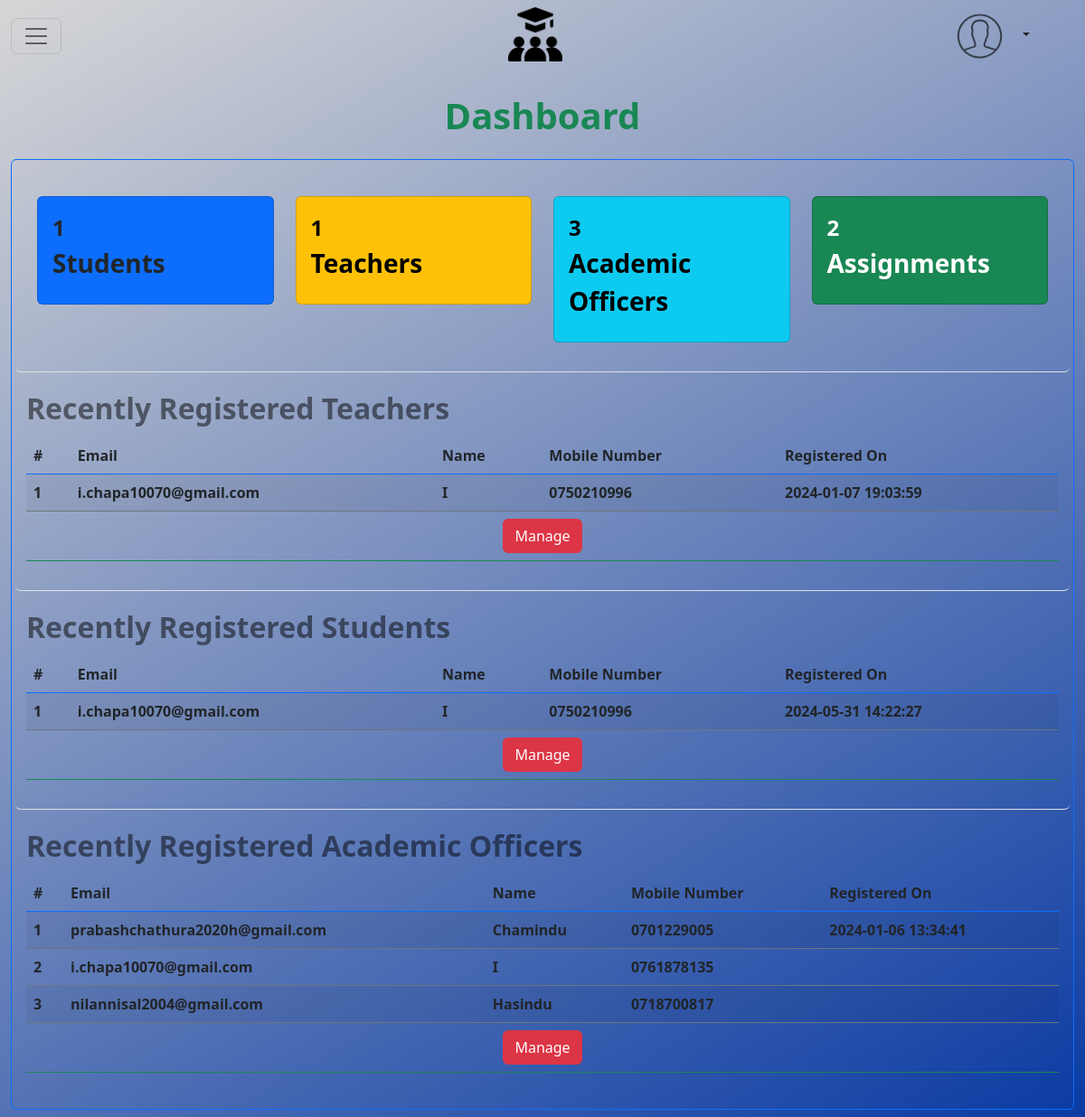
/adminPanel.php (signed in), run on the app's committed database.
### tables this page shows
CREATE TABLE `teacher` (
  `email` varchar(100) NOT NULL,
  `fname` varchar(45) NOT NULL,
  `lname` varchar(45) DEFAULT NULL,
  `mobile` varchar(15) NOT NULL,
  `verification_code` varchar(45) NOT NULL,
  `password` varchar(45) NOT NULL,
  `registered_by` varchar(100) NOT NULL,
  `last_login` datetime DEFAULT NULL,
  `birthday` date DEFAULT NULL,
  `nic` varchar(15) DEFAULT NULL,
  `gender_id` int(11) NOT NULL,
  `mname` varchar(45) DEFAULT NULL,
  `status_id` int(11) NOT NULL,
  `surname` varchar(100) DEFAULT NULL,
  `grade_has_subject_id` int(11) DEFAULT NULL,
  `registered_datetime` datetime DEFAULT NULL
);

CREATE TABLE `student` (
  `email` varchar(100) NOT NULL,
  `fname` varchar(45) NOT NULL,
  `lname` varchar(45) DEFAULT NULL,
  `surname` varchar(100) DEFAULT NULL,
  `index_no` varchar(8) NOT NULL,
  `mobile` varchar(15) NOT NULL,
  `verification_code` varchar(20) NOT NULL,
  `password` varchar(25) NOT NULL,
  `academic_officer_email` varchar(100) DEFAULT NULL,
  `registered_datetime` datetime DEFAULT NULL,
  `last_login` datetime DEFAULT NULL,
  `birthday` date DEFAULT NULL,
  `gender_id` int(11) NOT NULL,
  `mname` varchar(45) DEFAULT NULL,
  `status_id` int(11) NOT NULL,
  `guardian_id` int(11) DEFAULT NULL,
  `grade_id` int(11) NOT NULL,
  `admin_email` varchar(100) DEFAULT NULL,
  `payment_status_id` int(11) DEFAULT NULL
);

CREATE TABLE `academic_officer` (
  `email` varchar(100) NOT NULL,
  `fname` varchar(45) NOT NULL,
  `lname` varchar(45) DEFAULT NULL,
  `mobile` varchar(15) NOT NULL,
  `verification_code` varchar(20) NOT NULL,
  `password` varchar(30) NOT NULL,
  `registered_by` varchar(100) NOT NULL,
  `last_login` datetime DEFAULT NULL,
  `birthday` date DEFAULT NULL,
  `nic` varchar(15) DEFAULT NULL,
  `gender_id` int(11) NOT NULL,
  `mname` varchar(45) DEFAULT NULL,
  `status_id` int(11) NOT NULL,
  `surname` varchar(100) DEFAULT NULL,
  `registered_datetime` datetime DEFAULT NULL
);

### adminPanel.php (the view, shortened to what the rows shown need)
<!DOCTYPE html>
<html lang="en">
<head>
    <link rel="stylesheet" href="src/css/style.css" />
    <link rel="stylesheet" href="src/css/bootstrap.css" />
    <link rel="stylesheet"
        href="https://cdn.jsdelivr.net/npm/src/js/bootstrap-icons@1.9.1/font/src/js/bootstrap-icons.css" />
</head>
<body class="home">
    <div class="container-fluid  d-flex flex-column">
        <div class="row justify-content-center">
            <?php
            include "header.php";
            if (isset($_SESSION["admin"])) {
                ?>
                <div class="col-12 px-4 mb-2">
                    <div class="row">
                        <div class="col-12 border border-primary rounded px-lg-3 py-2">
                            <div class="row justify-content-center">
                                <div class="col-12 py-3 border-bottom rounded-2">
                                    <div class="row">
                                        <div class="col-12">
                                            <div class="table-responsive">
                                                <table
                                                    class="table align-middle  bg-transparent table-hover table-responsive-sm table-striped border-bottom border-success rounded">
                                                    <thead>
                                                        <tr class="border-bottom border-1 border-primary">
                                                            <th>#</th>
                                                            <th>Email</th>
                                                            <th>Name</th>
                                                            <th>Mobile Number</th>
                                                            <th>Registered On</th>
                                                        </tr>
                                                    </thead>
                                                    <tbody>
                                                        <?php
                                                        $tec_rs = Database::search("SELECT * FROM `teacher` ORDER BY `registered_datetime` DESC LIMIT 4");
                                                        $tec_count = $tec_rs->num_rows;
                                                        for ($y = 0; $y < $tec_count; $y++) {
                                                            $tec_data = $tec_rs->fetch_assoc();
                                                            ?>
                                                            <tr class="border-bottom border-secondary">
                                                                <td>
                                                                    <?php echo ($y + 1); ?>
                                                                </td>
                                                                <td>
                                                                    <?php echo ($tec_data["email"]); ?>
                                                                </td>
                                                                <td>
                                                                    <?php echo ($tec_data["fname"]); ?>
                                                                </td>
                                                                <td>
                                                                    <?php echo ($tec_data["mobile"]); ?>
                                                                </td>
                                                                <td>
                                                                    <?php echo ($tec_data["registered_datetime"]); ?>
                                                                </td>
                                                            </tr>
                                                            <?php
                                                        }
                                                        ?>
                                                    </tbody>
                                                </table>
                                            </div>
                                        </div>
                                    </div>
                                </div>
                                <div class="col-12 py-3 border-bottom rounded-2">
                                    <div class="row">
                                        <div class="col-12">
                                            <div class="table-responsive">
                                                <table
                                                    class="table align-middle  bg-transparent table-hover table-responsive-sm table-striped border-bottom border-success rounded">
                                                    <thead>
                                                        <tr class="border-bottom border-1 border-primary">
                                                            <th>#</th>
                                                            <th>Email</th>
                                                            <th>Name</th>
                                                            <th>Mobile Number</th>
                                                            <th>Registered On</th>
                                                        </tr>
                                                    </thead>
                                                    <tbody>
                                                        <?php
                                                        $st_rs = Database::search("SELECT * FROM `student` ORDER BY `registered_datetime` DESC LIMIT 4");
                                                        $st_count = $st_rs->num_rows;
                                                        for ($y = 0; $y < $st_count; $y++) {
                                                            $st_data = $st_rs->fetch_assoc();
                                                            ?>
                                                            <tr class="border-bottom border-secondary">
                                                                <td>
                                                                    <?php echo ($y + 1); ?>
                                                                </td>
                                                                <td>
                                                                    <?php echo ($st_data["email"]); ?>
                                                                </td>
                                                                <td>
                                                                    <?php echo ($st_data["fname"]); ?>
                                                                </td>
                                                                <td>
                                                                    <?php echo ($st_data["mobile"]); ?>
                                                                </td>
                                                                <td>
                                                                    <?php echo ($st_data["registered_datetime"]); ?>
                                                                </td>
                                                            </tr>
                                                            <?php
                                                        }
                                                        ?>
                                                    </tbody>
                                                </table>
                                            </div>
                                        </div>
                                    </div>
                                </div>
                                <div class="col-12 py-3 rounded-2">
                                    <div class="row">
                                        <div class="col-12">
                                            <div class="table-responsive">
                                                <table
                                                    class="table align-middle  bg-transparent table-hover table-responsive-sm table-striped border-bottom border-success rounded">
                                                    <thead>
                                                        <tr class="border-bottom border-1 border-primary">
                                                            <th>#</th>
                                                            <th>Email</th>
                                                            <th>Name</th>
                                                            <th>Mobile Number</th>
                                                            <th>Registered On</th>
                                                        </tr>
                                                    </thead>
                                                    <tbody>
                                                        <?php
                                                        $ao_rs = Database::search("SELECT * FROM `academic_officer` ORDER BY `registered_datetime` DESC LIMIT 4");
                                                        $ao_count = $ao_rs->num_rows;
                                                        for ($y = 0; $y < $ao_count; $y++) {
                                                            $ao_data = $ao_rs->fetch_assoc();
                                                            ?>
                                                            <tr class="border-bottom border-secondary">
                                                                <td>
                                                                    <?php echo ($y + 1); ?>
                                                                </td>
                                                                <td>
                                                                    <?php echo ($ao_data["email"]); ?>
                                                                </td>
                                                                <td>
                                                                    <?php echo ($ao_data["fname"]); ?>
                                                                </td>
                                                                <td>
                                                                    <?php echo ($ao_data["mobile"]); ?>
                                                                </td>
                                                                <td>
                                                                    <?php echo ($ao_data["registered_datetime"]); ?>
                                                                </td>
                                                            </tr>
                                                            <?php
                                                        }
                                                        ?>
                                                    </tbody>
                                                </table>
                                            </div>
                                        </div>
                                    </div>
                                </div>
                            </div>
                        </div>
                    </div>
                </div>
                <?php
            }
            ?>
        </div>
    </div>
</body>
</html>

### data on the page
teacher: email "i.chapa10070@gmail.com", fname "I", mobile "0750210996", registered_datetime "2024-01-07 19:03:59"
student: email "i.chapa10070@gmail.com", fname "I", mobile "0750210996", registered_datetime "2024-05-31 14:22:27"
academic_officer: email "prabashchathura2020h@gmail.com", fname "Chamindu", mobile "0701229005", registered_datetime "2024-01-06 13:34:41"
academic_officer: email "i.chapa10070@gmail.com", fname "I", mobile "0761878135"
academic_officer: email "nilannisal2004@gmail.com", fname "Hasindu", mobile "0718700817"

### other printed values
$st_count "1"
$tec_count "1"
$ao_count "3"
$ass_num "2"
